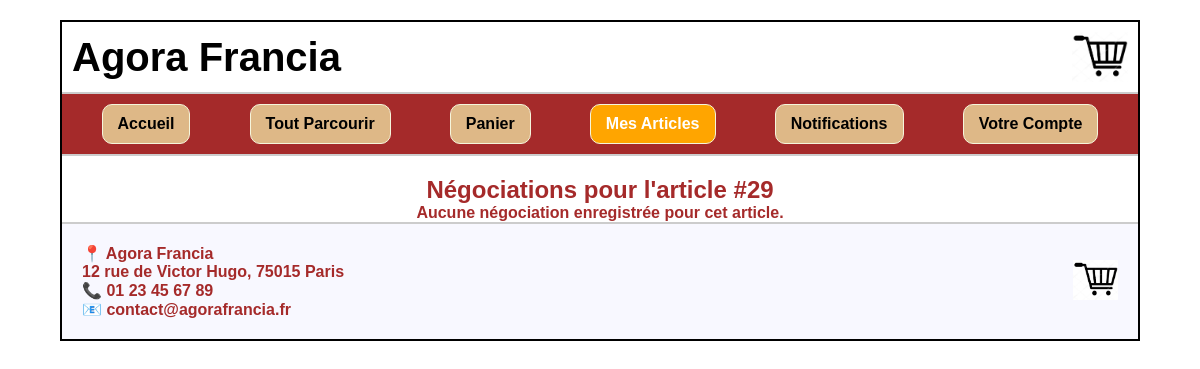
The app's page /PagesWeb/negociations_vendeur.php?id=29 (signed in), older data.
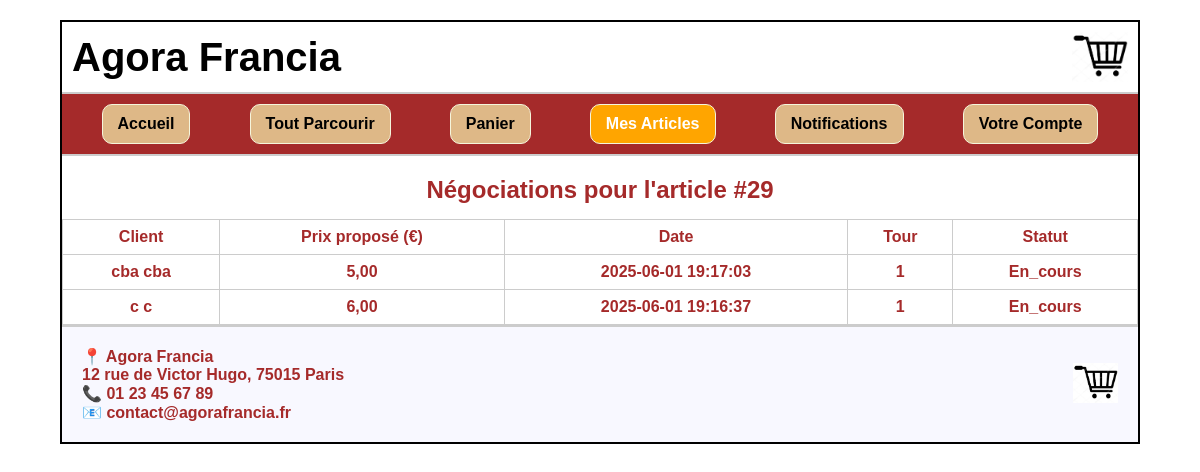
The same page, newer data.
### tables this page shows
CREATE TABLE IF NOT EXISTS `negociations` (
  `id` int NOT NULL AUTO_INCREMENT,
  `article_id` int DEFAULT NULL,
  `client_id` int DEFAULT NULL,
  `vendeur_id` int DEFAULT NULL,
  `prix_propose` decimal(10,2) DEFAULT NULL,
  `date_negociation` datetime DEFAULT CURRENT_TIMESTAMP,
  `tour` int DEFAULT NULL,
  `statut` enum('en_cours','accepte','refuse') DEFAULT 'en_cours',
  PRIMARY KEY (`id`),
  KEY `article_id` (`article_id`),
  KEY `client_id` (`client_id`),
  KEY `vendeur_id` (`vendeur_id`)
);

CREATE TABLE IF NOT EXISTS `utilisateurs` (
  `id` int NOT NULL AUTO_INCREMENT,
  `nom` varchar(100) NOT NULL,
  `prenom` varchar(100) NOT NULL,
  `email` varchar(190) NOT NULL,
  `mot_de_passe` varchar(255) NOT NULL,
  `role` enum('admin','utilisateur') NOT NULL DEFAULT 'utilisateur',
  `date_creation` datetime DEFAULT CURRENT_TIMESTAMP,
  PRIMARY KEY (`id`),
  UNIQUE KEY `email` (`email`)
);

### PagesWeb/negociations_vendeur.php (the view, shortened to what this page needs)
<?php
include 'db.php';
$idVendeur = intval($_SESSION['utilisateur']['id']);
$idArticle = intval($_GET['id'] ?? 0);
$sql = "
    SELECT n.id, n.prix_propose, n.date_negociation, n.tour, n.statut, u.nom, u.prenom
    FROM negociations n
    LEFT JOIN utilisateurs u ON n.client_id = u.id
    WHERE n.article_id = ? AND n.vendeur_id = ?
    ORDER BY n.date_negociation DESC, n.tour ASC
";
$stmt = mysqli_prepare($db, $sql);
mysqli_stmt_bind_param($stmt, 'ii', $idArticle, $idVendeur);
mysqli_stmt_execute($stmt);
$result = mysqli_stmt_get_result($stmt);
$negociations = [];
while ($row = mysqli_fetch_assoc($result)) {
    $negociations[] = $row;
}
?>
<!DOCTYPE html>
<html lang="fr">
<head>
    <link rel="stylesheet" href="style.css" />
</head>
<body>
<div class="wrapper">
    <header>
        <h1>Agora Francia</h1>
        <img src="Articles/Images/logo.png" alt="Logo Agora" style="height: 50px;">
    </header>
    <nav>
        <a href="index.php">Accueil</a>
        <a href="toutparcourir.php">Tout Parcourir</a>
        <a href="panier.php">Panier</a>
        <a href="mesarticles.php">Mes Articles</a>
        <a href="notification.php">Notifications</a>
        <a href="votrecompte.php">Votre Compte</a>
    </nav>
    <section>
<h1>Négociations pour l'article #<?= $idArticle ?></h1>
<?php if (empty($negociations)): ?>
    <p>Aucune négociation enregistrée pour cet article.</p>
<?php else: ?>
    <table border="1" cellpadding="10" cellspacing="0">
        <thead>
            <tr>
                <th>Client</th>
                <th>Prix proposé (€)</th>
                <th>Date</th>
                <th>Tour</th>
                <th>Statut</th>
            </tr>
        </thead>
        <tbody>
            <?php foreach ($negociations as $neg): ?>
                <tr>
                    <td><?= htmlspecialchars(($neg['nom'] ?? 'Anonyme') . ' ' . ($neg['prenom'] ?? '')) ?></td>
                    <td><?= number_format($neg['prix_propose'], 2, ',', ' ') ?></td>
                    <td><?= htmlspecialchars($neg['date_negociation']) ?></td>
                    <td><?= intval($neg['tour']) ?></td>
                    <td><?= htmlspecialchars(ucfirst($neg['statut'])) ?></td>
                </tr>
            <?php endforeach; ?>
        </tbody>
    </table>
<?php endif; ?>
    </section>
    <footer>
      <div class="footer-content" style="display:flex; justify-content:space-between; align-items:center;">
        <div>
          <p>📍 Agora Francia</p>
          <p>12 rue de Victor Hugo, 75015 Paris</p>
          <p>📞 01 23 45 67 89</p>
          <p>📧 contact@agorafrancia.fr</p>
        </div>
        <div>
          <img src="Articles/Images/logo.png" alt="Logo Agora" style="height: 40px;">
        </div>
      </div>
    </footer>
</div>
</body>
</html>

Row changes from the older to the newer data that the page shows:
added negociations: utilisateurs.nom+prenom "cba cba", prix_propose "5,00", date_negociation "2025-06-01 19:17:03", tour "1", statut "En_cours"
added negociations: utilisateurs.nom+prenom "c c", prix_propose "6,00", date_negociation "2025-06-01 19:16:37", tour "1", statut "En_cours"
Text that changed along with them:
text no longer shown: "Aucune négociation enregistrée pour cet article."
text now shown: "Client Prix proposé (€) Date Tour Statut"
